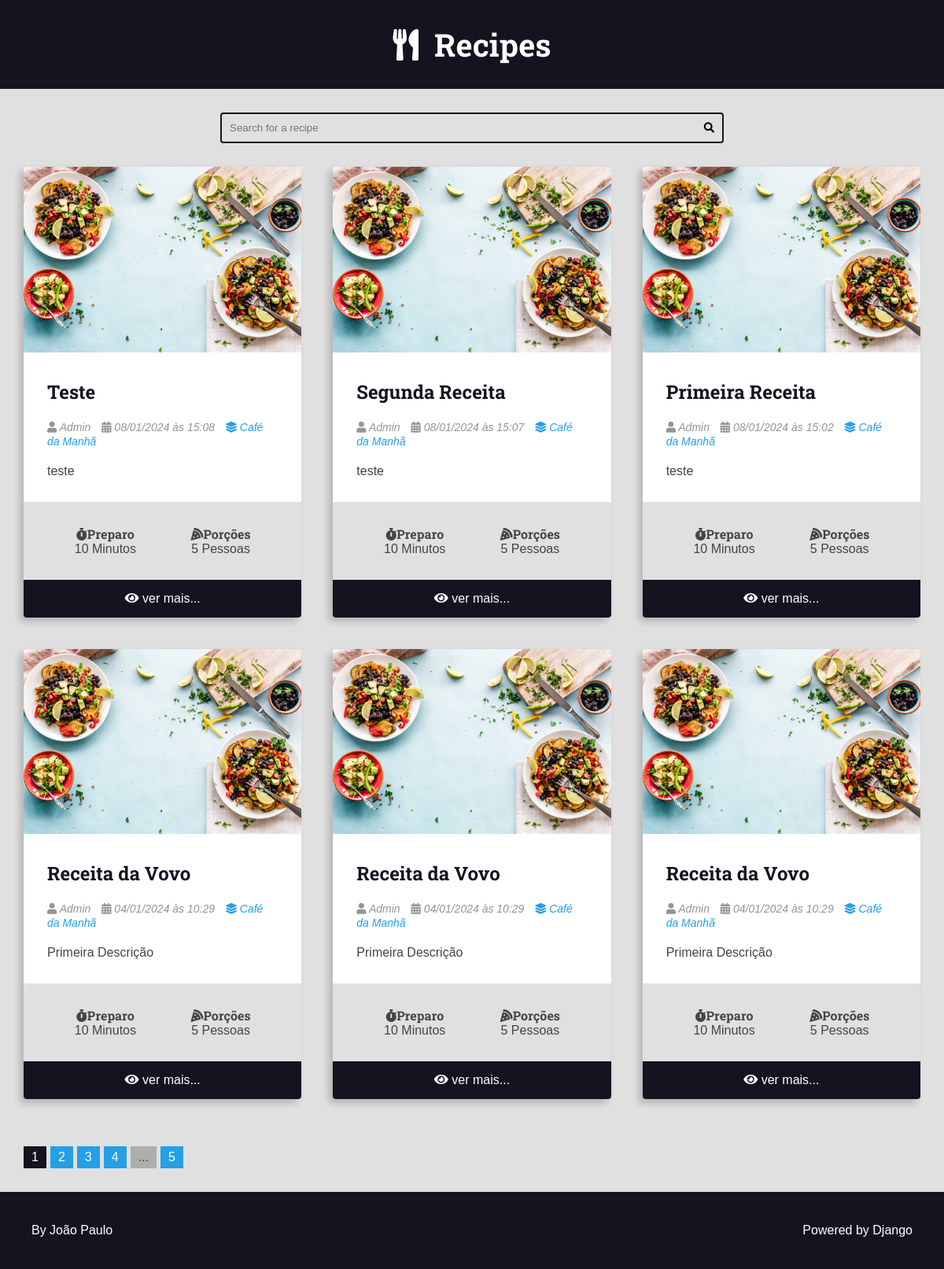
Before: /recipes/category/1/ with the older database file.
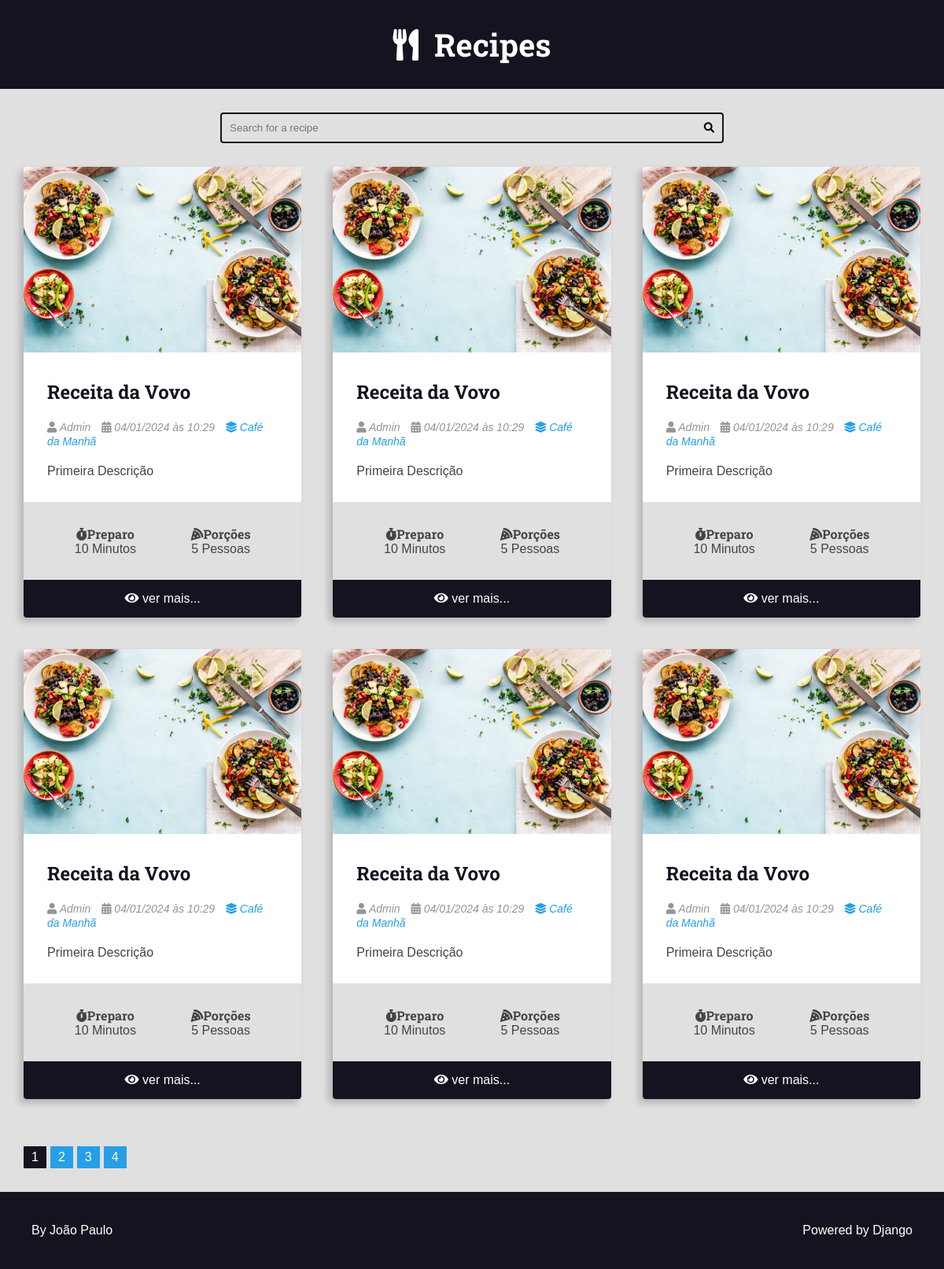
After: the same page with the newer database file.
### recipes/models.py (models this page shows, shortened)
class Recipe(models.Model):
    title = models.CharField(max_length=65)
    description = models.CharField(max_length=165)
    slug = models.SlugField(unique=True)
    preparation_time = models.IntegerField()
    preparation_time_unit = models.CharField(max_length=65)
    servings = models.IntegerField()
    servings_unit = models.CharField(max_length=65)
    preparation_steps = models.TextField()
    preparation_steps_is_html = models.BooleanField(default=False)
    created_at = models.DateTimeField(auto_now_add=True)
    update_at = models.DateTimeField(auto_now=True)
    is_published = models.BooleanField(default=False)
    cover = models.ImageField(upload_to='recipes/covers/%Y/%m/%d', blank=True,default='')
    category = models.ForeignKey(Category, on_delete = models.SET_NULL, null=True, blank=True,default=None)
    author = models.ForeignKey(User, on_delete = models.SET_NULL, null=True)

class Category(models.Model):
    name = models.CharField(max_length = 65)

### recipes/views.py (the view)
# urls.py: path('recipes/category/<int:category_id>/',views.category, name="category"),
def category(request, category_id):
    recipes = get_list_or_404(
        Recipe.objects.filter(
            category__id=category_id,
            is_published=True,
        ).order_by('-id')
    )
    page_obj, pagination_range = make_pagination(request, recipes, PER_PAGE)
    return render(request, 'recipes/pages/category.html', context={
        'recipes': page_obj,
        'pagination_range': pagination_range,
        'title': f'{recipes[0].category.name} - Category | '
    })

### utils/pagination.py (called while the page is built)
def make_pagination(request,queryset,per_page,qty_pages=4):
    try:
        current_page = int(request.GET.get('page',1))
    except ValueError:
        current_page = 1
    paginator = Paginator(queryset, per_page)
    page_obj = paginator.get_page(current_page)
    pagination_range = make_pagination_range(
        paginator.page_range,
        qty_pages,
        current_page,
    )
    return page_obj, pagination_range

### recipes/templates/recipes/pages/category.html (shortened to what this page needs)
{% extends 'global/base.html' %}
{% block content %}
<div class="main-content main-content-list container">
    {% for recipe in recipes %}
        {% include 'recipes/partials/recipe.html' %}
    {% endfor %}
</div>
{% endblock content %}

### recipes/templates/recipes/partials/recipe.html (shortened to what this page needs)
<div class="recipe recipe-list-item">
    {% if recipe.cover %}
        <div class="recipe-cover">
            <a href="{% url 'recipes:recipe' recipe.id %}">
                <img src="{{ recipe.cover.url }}" alt="Temporário">
            </a>
        </div>
    {% endif %}
    <div class="recipe-title-container">
        <h2 class="recipe-title">
            <a href="{% url 'recipes:recipe' recipe.id %}">
        {{ recipe.title }}
            </a>
        </h2>
    </div>
    <div class="recipe-author">
        {% if recipe.author is not None %}
            <span class="recipe-author-item">
                <i class="fas fa-user"></i>
                {% if recipe.author.first_name %}
                    {{ recipe.author.first_name }} {{ recipe.author.last_name }}
                {% else %}
                    {{ recipe.author.username }}
                {% endif %}
            </span>
        {% endif %}
        <span class="recipe-author-item">
            <i class="fas fa-calendar-alt"></i>
            {{ recipe.created_at|date:"d/m/Y" }} às {{ recipe.created_at|date:"H:i" }}
        </span>
        {% if recipe.category is not None %}
            <span class="recipe-author-item">
                <a href="{% url 'recipes:category' recipe.category.id %}">
                    <i class="fas fa-layer-group"></i>
                    <span>{{recipe.category.name}}</span>
                </a>
            </span>
        {% endif %}
    </div>
    <div class="recipe-content">
        <p>{{ recipe.description }}</p>
    </div>
    <div class="recipe-meta-container">
        <div class="recipe-meta recipe-preparation">
            <h3 class="recipe-meta-title"><i class="fas fa-stopwatch"></i>Preparo</h3>
            <div class="recipe-meta-text">
                {{ recipe.preparation_time }} {{ recipe.preparation_time_unit }}
            </div>
        </div>
        <div class="recipe-meta recipe-servings">
            <h3 class="recipe-meta-title"><i class="fas fa-pizza-slice"></i>Porções</h3>
            <div class="recipe-meta-text">
                {{ recipe.servings }} {{ recipe.servings_unit }}
            </div>
        </div>
    </div>
    {% if is_detail_page is not True %}
        <footer class="recipe-footer">
            <a class="recipe-read-more button button-dark button-full-width" href="{% url 'recipes:recipe' recipe.id %}">
                <i class="fas fa-eye"></i>
                <span>ver mais...</span>
            </a>
        </footer>
    {% endif %}
</div>

Changed rows visible on the page:
no longer on this page (row edited): Recipe: cover (picture), title "Teste", author.first_name "Admin", created_at "08/01/2024", created_at "15:08", category.name "Café da Manhã", description "teste", preparation_time "10", preparation_time_unit "Minutos", servings "5", servings_unit "Pessoas"
no longer on this page (row edited): Recipe: cover (picture), title "Segunda Receita", author.first_name "Admin", created_at "08/01/2024", created_at "15:07", category.name "Café da Manhã", description "teste", preparation_time "10", preparation_time_unit "Minutos", servings "5", servings_unit "Pessoas"
no longer on this page (row edited): Recipe: cover (picture), title "Primeira Receita", author.first_name "Admin", created_at "08/01/2024", created_at "15:02", category.name "Café da Manhã", description "teste", preparation_time "10", preparation_time_unit "Minutos", servings "5", servings_unit "Pessoas"
now on this page (row unchanged): Recipe: cover (picture), title "Receita da Vovo", author.first_name "Admin", created_at "04/01/2024", created_at "10:29", category.name "Café da Manhã", description "Primeira Descrição", preparation_time "10", preparation_time_unit "Minutos", servings "5", servings_unit "Pessoas"
now on this page (row unchanged): Recipe: cover (picture), title "Receita da Vovo", author.first_name "Admin", created_at "04/01/2024", created_at "10:29", category.name "Café da Manhã", description "Primeira Descrição", preparation_time "10", preparation_time_unit "Minutos", servings "5", servings_unit "Pessoas"
now on this page (row unchanged): Recipe: cover (picture), title "Receita da Vovo", author.first_name "Admin", created_at "04/01/2024", created_at "10:29", category.name "Café da Manhã", description "Primeira Descrição", preparation_time "10", preparation_time_unit "Minutos", servings "5", servings_unit "Pessoas"
Other visible differences:
{{ pagination_range.total_pages }}: "5" → (not shown)
